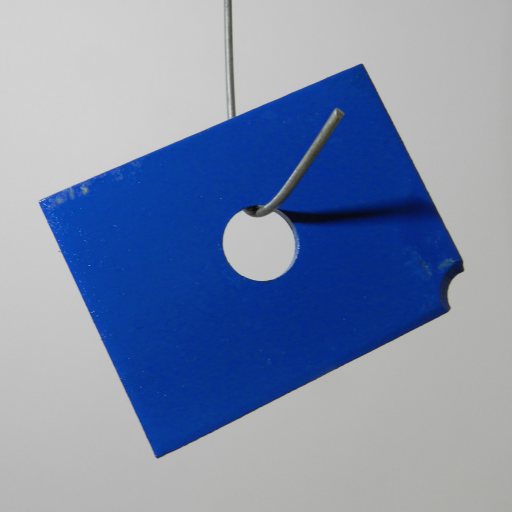
#> input picture data_supervised/metal_plate/test/images/test_00000.png, 512 x 512 px; its folder holds only this picture in this run
$ python prepare_segmentation.py --part metal_plate
#> lines starting #> are read from the running program, lines starting #| are printed output that depends on the picture
#!/usr/bin/env python3
import argparse, json, random
from pathlib import Path
import numpy as np
import cv2
import matplotlib.pyplot as plt
import seaborn as sns
from tqdm import tqdm

random.seed(42)
np.random.seed(42)

def ensure_dir(p: Path):
    p.mkdir(parents=True, exist_ok=True)

def load_mask(mask_path: Path, target_size=(512, 512)):
    m = cv2.imread(str(mask_path), cv2.IMREAD_GRAYSCALE)
    if m is None:
        return np.zeros(target_size, np.uint8)
    m = cv2.resize(m, target_size, interpolation=cv2.INTER_NEAREST)
    m = (m > 0).astype(np.uint8) * 255
    return m

def load_image(img_path: Path, target_size=(512, 512)):
    im = cv2.imread(str(img_path), cv2.IMREAD_COLOR)
    if im is None:
        raise RuntimeError(f"Failed to read image: {img_path}")
    im = cv2.cvtColor(im, cv2.COLOR_BGR2RGB)
    im = cv2.resize(im, target_size, interpolation=cv2.INTER_AREA)
    return im

def find_mask_for_image(gt_root: Path, defect_dir_name: str, img_name: str):
    stem = Path(img_name).stem
    candidate = gt_root / defect_dir_name / f"{stem}_mask.png"
    return candidate if candidate.exists() else None

def split_bad_images(bad_imgs, train_ratio=0.7):
    n = len(bad_imgs)
    k = int(round(train_ratio * n))
    random.shuffle(bad_imgs)
    return bad_imgs[:k], bad_imgs[k:]

def visualize_grid(images, masks, out_path: Path, title: str):
    n = min(8, len(images))
    cols = 4
    rows = int(np.ceil(n / cols))
    plt.figure(figsize=(4*cols, 3*rows))
    for i in range(n):
        plt.subplot(rows, cols, i+1)
        if masks is not None:
            overlay = images[i].copy()
            mask = masks[i]
            if mask.ndim == 2:
                mask3 = np.stack([mask, np.zeros_like(mask), np.zeros_like(mask)], axis=-1)
            else:
                mask3 = mask
            alpha = 0.35
            overlay = (overlay * (1-alpha) + (mask3>0)*255*alpha).astype(np.uint8)
            plt.imshow(overlay)
        else:
            plt.imshow(images[i])
        plt.axis('off')
    plt.suptitle(title)
    plt.tight_layout()
    plt.savefig(out_path, dpi=150)
    plt.close()

def save_pair(img, mask, out_img_path: Path, out_mask_path: Path):
    ensure_dir(out_img_path.parent)
    ensure_dir(out_mask_path.parent)
    cv2.imwrite(str(out_img_path), cv2.cvtColor(img, cv2.COLOR_RGB2BGR))
    cv2.imwrite(str(out_mask_path), mask)

def main():
    ap = argparse.ArgumentParser(description="Prepare supervised segmentation dataset (re-split + EDA)")
    ap.add_argument('--data_dir', default='anomaly_dataset', help='Root MPDD dataset in this repo')
    ap.add_argument('--part', required=True, choices=['metal_plate','bracket_black','bracket_brown','bracket_white'], help='Part to prepare')
    ap.add_argument('--out_dir', default='data_supervised', help='Output root for prepared dataset')
    ap.add_argument('--img_size', type=int, default=512, help='Resize square size')
    ap.add_argument('--train_ratio', type=float, default=0.7, help='Portion of bad test imgs moved to train')
    ap.add_argument('--val_ratio', type=float, default=0.15, help='Portion of train routed to validation')
    args = ap.parse_args()

    src_root = Path(args.data_dir) / args.part
    assert src_root.exists(), f"Dataset not found at {src_root}"

    out_root = Path(args.out_dir) / args.part
    img_size = (args.img_size, args.img_size)

    for split in ['train','val','test']:
        for sub in ['images','masks']:
            ensure_dir(out_root / split / sub)

    train_good = sorted((src_root / 'train' / 'good').glob('*.png'))
    test_good = sorted((src_root / 'test' / 'good').glob('*.png'))
    gt_root = src_root / 'ground_truth'
    bad_dirs = [d for d in (src_root / 'test').glob('*') if d.is_dir() and d.name != 'good']

    bad_all = []
    for d in bad_dirs:
        for p in sorted(d.glob('*.png')):
            bad_all.append((d.name, p))

    bad_train, bad_test = split_bad_images(bad_all, args.train_ratio)

    images_train, masks_train = [], []
    images_val, masks_val = [], []
    images_test, masks_test = [], []
    defect_pixel_ratios = []

    def append_item(img_p: Path, mask_p: Path, target='train'):
        img = load_image(img_p, img_size)
        mask = load_mask(mask_p, img_size) if mask_p else np.zeros(img_size, np.uint8)
        ratio = (mask > 0).mean()
        defect_pixel_ratios.append(float(ratio))
        if target == 'train':
            images_train.append(img); masks_train.append(mask)
        elif target == 'val':
            images_val.append(img); masks_val.append(mask)
        else:
            images_test.append(img); masks_test.append(mask)

    for p in tqdm(train_good, desc='Train good'):
        append_item(p, None, 'train')

    for defect_name, p in tqdm(bad_train, desc='Train bad'):
        m = find_mask_for_image(gt_root, defect_name, p.name)
        append_item(p, m, 'train')
#> in load_image, im is the input picture: shape (512, 512, 3); mean B, G, R 172.2, 141, 125.8

    for p in tqdm(test_good, desc='Test good'):
        append_item(p, None, 'test')

    for defect_name, p in tqdm(bad_test, desc='Test bad'):
        m = find_mask_for_image(gt_root, defect_name, p.name)
        append_item(p, m, 'test')

    # create val split (configurable)
    n_train = len(images_train)
#> n_train = 1
    idx = list(range(n_train))
#> idx = [0]
    random.shuffle(idx)
    n_val = max(1, int(args.val_ratio * n_train))
#> n_val = 1
    val_idx = set(idx[:n_val])
#> val_idx = 1 item

    _images_train, _masks_train = [], []
    for i in range(n_train):
        if i in val_idx:
            images_val.append(images_train[i]); masks_val.append(masks_train[i])
        else:
            _images_train.append(images_train[i]); _masks_train.append(masks_train[i])
#> after the loop, images_val = 1 item; masks_val = 1 item
    images_train, masks_train = _images_train, _masks_train
#> images_train = []; masks_train = []

    def dump_split(images, masks, split):
        for i, (im, m) in enumerate(zip(images, masks)):
            out_img = out_root / split / 'images' / f'{split}_{i:05d}.png'
            out_msk = out_root / split / 'masks' / f'{split}_{i:05d}.png'
            ensure_dir(out_img.parent); ensure_dir(out_msk.parent)
            cv2.imwrite(str(out_img), cv2.cvtColor(im, cv2.COLOR_RGB2BGR))
            cv2.imwrite(str(out_msk), m)

    dump_split(images_train, masks_train, 'train')
    dump_split(images_val, masks_val, 'val')
#> the loop in dump_split (call 2), `for i, (im, m) in enumerate(zip(images, masks)):` made 1 pass
    dump_split(images_test, masks_test, 'test')

    eda_dir = out_root / 'eda'
    ensure_dir(eda_dir)
    visualize_grid(images_train, masks_train, eda_dir / 'train_samples.png', 'Train Samples (overlay)')
#> in visualize_grid, `n = min(8, len(images))`: n = 0
    visualize_grid(images_val, masks_val, eda_dir / 'val_samples.png', 'Val Samples (overlay)')
#> in visualize_grid (call 2), `n = min(8, len(images))`: n = 1
#> the loop in visualize_grid (call 2), `for i in range(n):` made 1 pass
#> pass 1, in visualize_grid (call 2), `overlay = (overlay * (1-alpha) + (mask3>0)*255*alpha).astype(np.uint8)`:
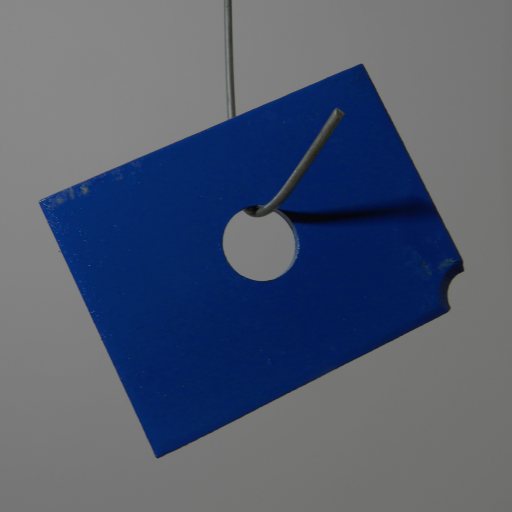
#> overlay: shape (512, 512, 3); mean R, G, B 81.3, 91.2, 111.4
    visualize_grid(images_test, masks_test, eda_dir / 'test_samples.png', 'Test Samples (overlay)')

    import matplotlib
    matplotlib.use('Agg')
    import matplotlib.pyplot as plt
    sns.histplot(defect_pixel_ratios, bins=30, kde=True, color='tomato')
    plt.title('Defect Pixel Ratio Distribution')
    plt.xlabel('Ratio'); plt.ylabel('Count'); plt.tight_layout()
    plt.savefig(eda_dir / 'defect_ratio_hist.png', dpi=150)
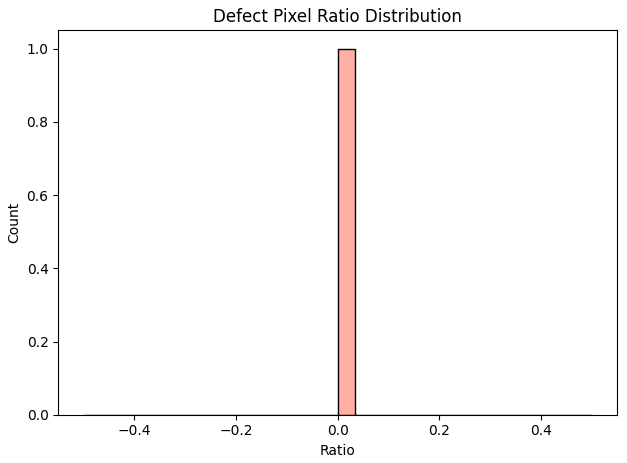
#> figure drawn by matplotlib, 1 panel; tallest bar 1 high, from x = 0 to 0.0333
    plt.close()

    summary = {
        'part': args.part,
        'img_size': args.img_size,
        'train': len(images_train),
        'val': len(images_val),
        'test': len(images_test),
        'train_ratio_bad': args.train_ratio
    }
#> summary = {'part': 'metal_plate', 'img_size': 512, 'train': 0, 'val': 1, 'test': 0, 'train_ratio_bad': 0.7}
    with open(eda_dir / 'summary.json', 'w') as f:
        json.dump(summary, f, indent=2)

    print(f"\nPrepared dataset at: {out_root}")
    print(f"Train: {len(images_train)}, Val: {len(images_val)}, Test: {len(images_test)}")
#| Train: 0, Val: 1, Test: 0
    print(f"EDA saved in: {eda_dir}")

if __name__ == '__main__':
    main()
